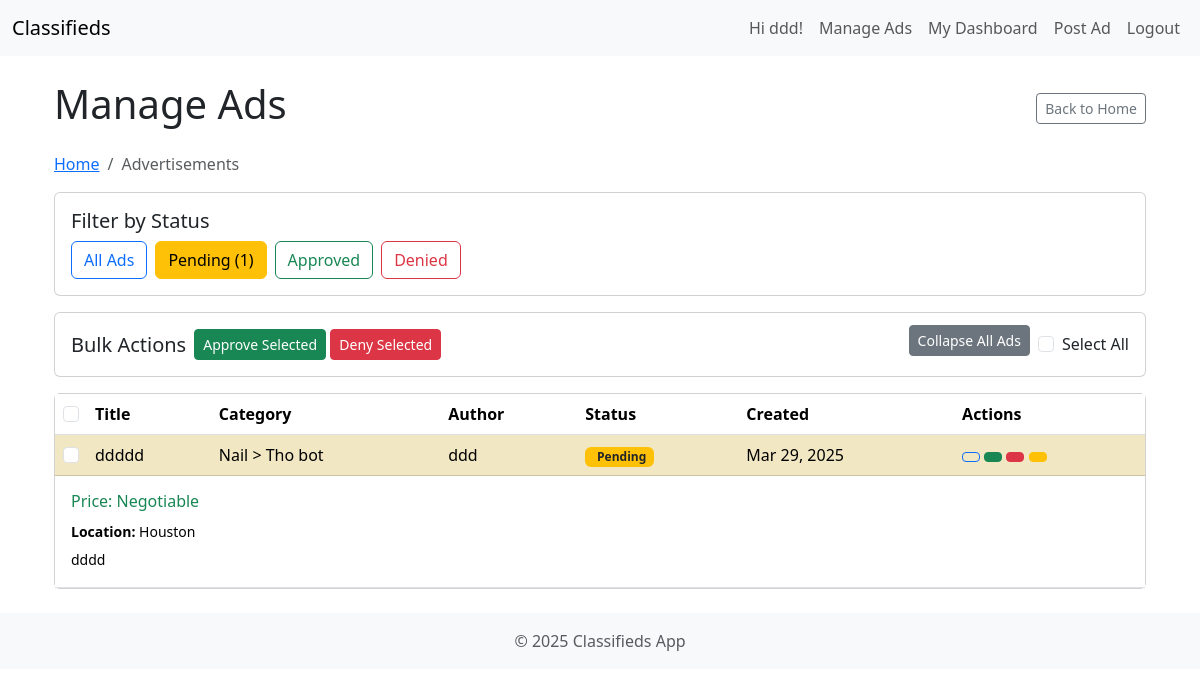
Before: /manage/ads/ (signed in) with the older database file.
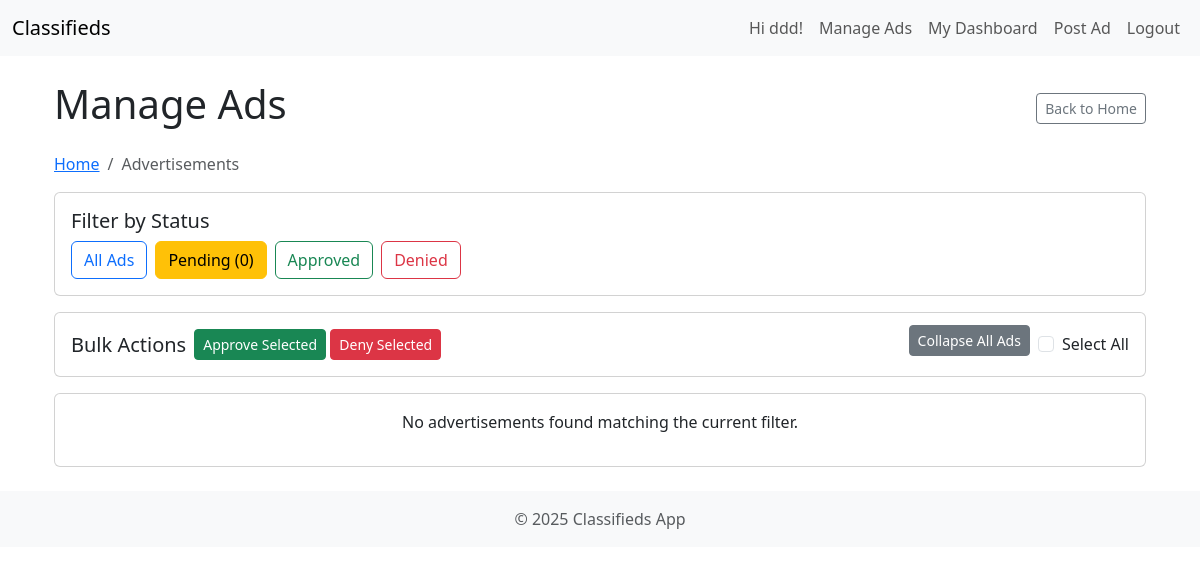
After: the same page with the newer database file.
### listings/models.py (models this page shows, shortened)
class Ad(models.Model):
    STATUS_PENDING = 'pending'
    STATUS_APPROVED = 'approved'
    STATUS_DENIED = 'denied'
    STATUS_CHOICES = [
        (STATUS_PENDING, 'Pending Approval'),
        (STATUS_APPROVED, 'Approved'),
        (STATUS_DENIED, 'Denied'),
    ]
    PRICE_TYPE_FIXED = 'fixed'
    PRICE_TYPE_PER_HOUR = 'per_hour'
    PRICE_TYPE_NEGOTIABLE = 'negotiable'
    PRICE_TYPE_FREE = 'free' # Added Free as an option
    PRICE_TYPE_CHOICES = [
        (PRICE_TYPE_FIXED, 'Fixed Price'),
        (PRICE_TYPE_PER_HOUR, 'Per Hour'),
        (PRICE_TYPE_NEGOTIABLE, 'Negotiable'),
        (PRICE_TYPE_FREE, 'Free'),
    ]
    title = models.CharField(max_length=200)
    description = models.TextField()
    price_type = models.CharField(
        max_length=10,
        choices=PRICE_TYPE_CHOICES,
        default=PRICE_TYPE_FIXED
    )
    price = models.DecimalField(max_digits=10, decimal_places=2, blank=True, null=True) # Keep allowing null
    location = models.CharField(max_length=150, blank=True, null=True)
    category = models.ForeignKey(Category, on_delete=models.SET_NULL, null=True, related_name='ads')
    subcategory = models.ForeignKey(SubCategory, on_delete=models.SET_NULL, null=True, related_name='ads')
    author = models.ForeignKey(User, on_delete=models.CASCADE, related_name='ads')
    status = models.CharField(max_length=10, choices=STATUS_CHOICES, default=STATUS_PENDING)
    created_at = models.DateTimeField(auto_now_add=True)
    updated_at = models.DateTimeField(auto_now=True)
    class Meta:
        ordering = ['-created_at'] # Show newest ads first by default

class Category(models.Model):
    name = models.CharField(max_length=100, unique=True)
    slug = models.SlugField(max_length=110, unique=True, blank=True)
    description = models.TextField(blank=True, null=True)
    class Meta:
        verbose_name_plural = "Categories" # Correct pluralization in admin

class SubCategory(models.Model):
    category = models.ForeignKey(Category, on_delete=models.CASCADE, related_name='subcategories')
    name = models.CharField(max_length=100)
    slug = models.SlugField(max_length=110, unique=True, blank=True)
    description = models.TextField(blank=True, null=True)
    class Meta:
        verbose_name_plural = "Subcategories"
        unique_together = ('category', 'name') # Ensure unique subcategory names within a category

### listings/views.py (the view, shortened to what this page needs)
# urls.py: path('manage/ads/', AdminAdListView.as_view(), name='admin_ad_list'),
class AdminAdListView(LoginRequiredMixin, UserPassesTestMixin, ListView): # Changed mixins
    model = Ad
    template_name = 'listings/admin/ad_list.html'
    context_object_name = 'ads'
    paginate_by = 20  # Show 20 ads per page
    def test_func(self):
        return self.request.user.is_superuser or getattr(self.request.user, 'is_moderator', False)
    def get_queryset(self):
        queryset = Ad.objects.all().order_by('-created_at')
        status = self.request.GET.get('status')
        if status in [Ad.STATUS_APPROVED, Ad.STATUS_DENIED]:
            queryset = queryset.filter(status=status)
        else: # Default to pending if status is empty, 'pending', or invalid
            queryset = queryset.filter(status=Ad.STATUS_PENDING)
        return queryset
    def get_context_data(self, **kwargs):
        context = super().get_context_data(**kwargs)
        status = self.request.GET.get('status')
        if status in [Ad.STATUS_APPROVED, Ad.STATUS_DENIED]:
            context['status_filter'] = status
        else: # Default to pending if status is empty, 'pending', or invalid
            context['status_filter'] = Ad.STATUS_PENDING
        context['pending_count'] = Ad.objects.filter(status=Ad.STATUS_PENDING).count()
        context['STATUS_PENDING'] = Ad.STATUS_PENDING
        context['STATUS_APPROVED'] = Ad.STATUS_APPROVED
        context['STATUS_DENIED'] = Ad.STATUS_DENIED
        return context

### templates/listings/admin/ad_list.html (shortened to what the changed rows need)
{% extends "base.html" %}
{% block content %}
<div class="container-fluid mt-4">
    <div class="d-flex justify-content-between align-items-center mb-3 flex-wrap">
        <h1>Manage Ads</h1>
    </div>
    <div class="card mb-3">
        <div class="card-body">
            <div class="d-flex flex-wrap gap-2">
                <a href="{% url 'admin_ad_list' %}" class="btn {% if not status_filter %}btn-primary{% else %}btn-outline-primary{% endif %}">
                    All Ads
                </a>
                <a href="{% url 'admin_ad_list' %}?status={{ STATUS_PENDING }}" class="btn {% if status_filter == STATUS_PENDING %}btn-warning{% else %}btn-outline-warning{% endif %}">
                    Pending ({{ pending_count }})
                </a>
                <a href="{% url 'admin_ad_list' %}?status={{ STATUS_APPROVED }}" class="btn {% if status_filter == STATUS_APPROVED %}btn-success{% else %}btn-outline-success{% endif %}">
                    Approved
                </a>
                <a href="{% url 'admin_ad_list' %}?status={{ STATUS_DENIED }}" class="btn {% if status_filter == STATUS_DENIED %}btn-danger{% else %}btn-outline-danger{% endif %}">
                    Denied
                </a>
            </div>
        </div>
    </div>
    <form method="post" id="ad-management-form">
        <div class="card d-none d-md-block mb-3">
            <div class="card-body p-0">
                {% if ads %}
                    <div class="table-responsive">
                        <table class="table table-striped table-hover mb-0">
                            <thead>
                                <tr>
                                    <th style="width: 1%;"><input type="checkbox" id="select-all-proxy-table" class="form-check-input ad-select-all"></th>
                                    <th>Title</th>
                                    <th>Category</th>
                                    <th>Author</th>
                                    <th>Status</th>
                                    <th>Created</th>
                                    <th>Actions</th>
                                </tr>
                            </thead>
                            <tbody>
                                {% for ad in ads %}
                                    <tr class="ad-row-main {% if ad.status == ad.STATUS_PENDING %}table-warning{% elif ad.status == ad.STATUS_DENIED %}table-danger{% endif %}"
                                        data-bs-toggle="collapse"
                                        data-bs-target="#details-{{ ad.pk }}"
                                        aria-expanded="true"
                                        aria-controls="details-{{ ad.pk }}"
                                        style="cursor: pointer;">
                                        <td><input type="checkbox" name="selected_ads" value="{{ ad.id }}" class="form-check-input ad-checkbox" onclick="event.stopPropagation();"></td>
                                        <td>{{ ad.title }}</td>
                                        <td>
                                            {{ ad.category.name }}
                                            {% if ad.subcategory %}> {{ ad.subcategory.name }}{% endif %}
                                        </td>
                                        <td>{{ ad.author.username }}</td>
                                        <td>
                                            {% include "listings/partials/status_badge.html" with status=ad.status %}
                                        </td>
                                        <td>{{ ad.created_at|date:"M d, Y" }}</td>
                                        <td onclick="event.stopPropagation();">
                                            <a href="{% url 'ad_detail' ad.pk %}" class="btn btn-sm btn-outline-primary" title="View"></a>
                                            {% if ad.status == ad.STATUS_PENDING %}
                                                <button type="button" class="btn btn-sm btn-success approve-btn" data-ad-id="{{ ad.id }}" title="Approve"></button>
                                                <button type="button" class="btn btn-sm btn-danger deny-btn" data-ad-id="{{ ad.id }}" title="Deny"></button>
                                                <button type="button" class="btn btn-sm btn-warning flag-deny-btn"
                                                        data-bs-toggle="modal"
                                                        data-bs-target="#flagModal"
                                                        data-ad-id="{{ ad.id }}"
                                                        data-user-id="{{ ad.author.id }}"
                                                        data-username="{{ ad.author.username }}"
                                                        data-ad-title="{{ ad.title }}"
                                                        title="Flag & Deny">
                                                </button>
                                            {% endif %}
                                        </td>
                                    </tr>
                                    <tr class="ad-row-details collapse show ad-details-collapse" id="details-{{ ad.pk }}">
                                        <td colspan="7" class="p-3">
                                            <h6 class="text-success">
                                                {% if ad.price_type == ad.PRICE_TYPE_NEGOTIABLE %}Price: Negotiable{% endif %}
                                            </h6>
                                            {% if ad.location %}<p class="mb-1"><small><strong>Location:</strong> {{ ad.location }}</small></p>{% endif %}
                                            <p class="mb-0"><small>{{ ad.description|linebreaksbr }}</small></p>
                                        </td>
                                    </tr>
                                {% endfor %}
                            </tbody>
                        </table>
                    </div>
                {% else %}
                    <p class="text-center p-3">No advertisements found matching the current filter.</p>
                {% endif %}
            </div>
        </div>
    </form>
</div>
{% endblock content %}

### templates/listings/partials/status_badge.html (shortened to what this page needs)
{% if status == 'pending' %}
    <span class="badge bg-warning text-dark">Pending</span>
{% elif status == 'approved' %}
    <span class="badge bg-success"><i class="bi bi-check-circle-fill me-1"></i>Approved</span>
{% elif status == 'denied' %}
    <span class="badge bg-danger"><i class="bi bi-x-octagon-fill me-1"></i>Denied</span>
{% else %}
     <span class="badge bg-secondary">{{ status|default:'Unknown' }}</span>
{% endif %}

Changed rows visible on the page:
no longer on this page (row edited): Ad: title "ddddd", category.name "Nail", subcategory.name "Tho bot", author.username "ddd", status "Pending", created_at "Mar 29, 2025", price_type "Price: Negotiable", location "Houston", description "dddd"
Other visible differences:
{{ pending_count }}: "1" → "0"
form field value: "☐" → (not shown)
text no longer shown: "Title Category Author Status Created Actions"
text now shown: "No advertisements found matching the current filter."
